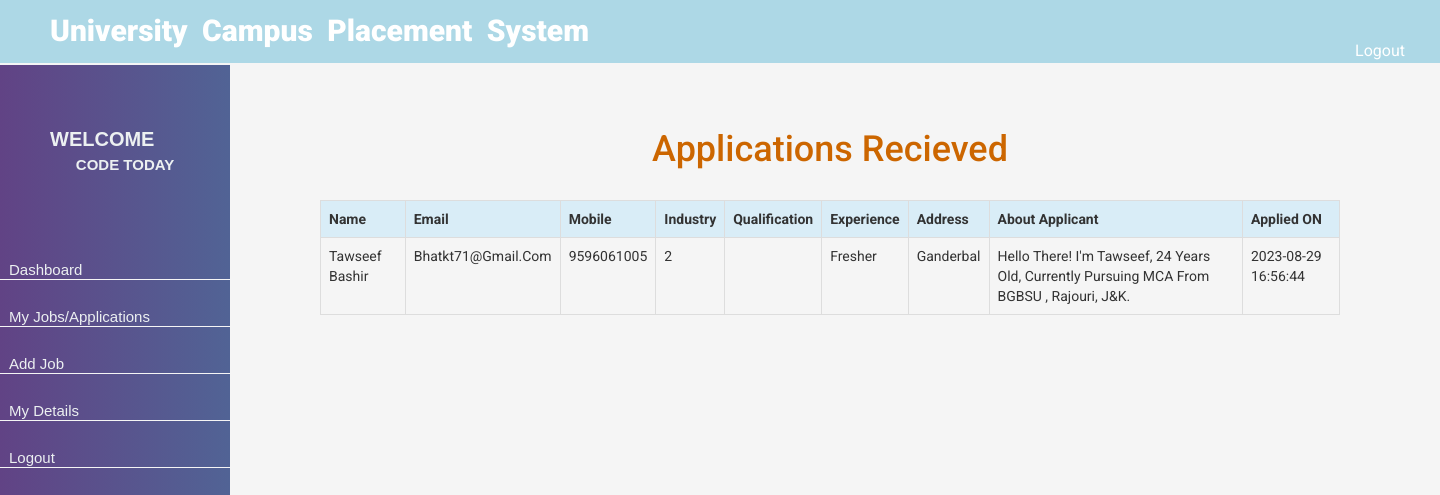
The page /company/all.php?id=13 (signed in) on the database its author committed.
### tables this page shows
CREATE TABLE `applications` (
  `id` bigint(20) NOT NULL,
  `user_id` bigint(50) DEFAULT NULL,
  `job_id` bigint(50) DEFAULT NULL,
  `applied_on` timestamp NOT NULL DEFAULT current_timestamp()
);

CREATE TABLE `users` (
  `id` bigint(20) NOT NULL,
  `name` varchar(50) DEFAULT NULL,
  `email` varchar(50) DEFAULT NULL,
  `mobile` varchar(50) DEFAULT NULL,
  `industry` bigint(20) DEFAULT NULL,
  `experience` varchar(100) NOT NULL,
  `address` varchar(200) DEFAULT NULL,
  `about` varchar(500) DEFAULT NULL,
  `password` varchar(50) DEFAULT NULL,
  `doj` timestamp NOT NULL DEFAULT current_timestamp(),
  `status` tinyint(4) NOT NULL DEFAULT 0,
  `resume` varchar(500) NOT NULL,
  `profile` varchar(500) NOT NULL,
  `notification` varchar(50) DEFAULT NULL
);

### company/all.php (the view, shortened to what this page needs)
<!DOCTYPE html>
<html>
<head>
</head>
<body>
	<?php
	  include 'menu.php';
	  include 'header.php';
	?>
	<div style="background-color: whitesmoke; width:1200px;height: 1000px;margin-left: 230px;">
     <div style=" padding:90px;">
        <div style="height: 20px;"></div>
			<h1 style="text-align: center;color:#c60">Applications Recieved</h1><br/>
			<?php
              include ('../db.php');
              $res=mysqli_query($con, "select * from  users join applications on  users.id=applications.user_id  where job_id ='".$_GET['id']."' ");
               echo "<table class='table  table-striped table-bordered' '/>";
                       echo "<tr class='info'>";
                      echo "<th>"."Name"."</th>";
                      echo "<th>"."Email"."</th>";
                      echo "<th>"."Mobile"."</th>";
                      echo "<th>"."Industry"."</th>";
                      echo "<th>"."Qualification"."</th>";
                      echo "<th>"."Experience"."</th>";
                      echo "<th>"."Address"."</th>";
                      echo "<th>"."About Applicant"."</th>";
                      echo "<th>"."Applied ON"."</th>";
                      echo "</tr>";
                      while($row=mysqli_fetch_assoc($res))
                      {
                        echo "<tr>";
                        echo "<td>". $row['name']."</td>";
                        echo "<td>". $row['email']."</td>";
                        echo "<td>". $row['mobile']."</td>";
                        echo "<td>". $row['industry']."</td>";
                        echo "<td>". $row['qualification']."</td>";
                        echo "<td>". $row['experience']."</td>";
                        echo "<td>". $row['address']."</td>";
                        echo "<td>". $row['about']."</td>";
                        echo "<td>". $row['applied_on']."</td>";
                      echo "</tr>";
                  }
           ?>
      </div>
    </div>
</body>
</html>

### company/css/menu.css (style rules this page uses)
body { margin:0; padding:0; }

### company/css/header.css (style rules this page uses)
body { margin:0; padding:0; }

### company/header.php (style rules this page uses)
body { font-family: 'Roboto', sans-serif; }

### company/all.php (style rules this page uses)
body { background-color: whitesmoke; text-transform: capitalize; }

### rows shown on the page
applications: user.name "Tawseef Bashir", user.email "Bhatkt71@gmail.com", user.mobile "9596061005", user.industry "2", user.experience "Fresher", user.address "Ganderbal", user.about "Hello There! I'm Tawseef, 24 Years Old, Currently Pursuing MCA From BGBSU , Rajouri, J&K.", applied_on "2023-08-29 16:56:44"

### other values the page prints
$_SESSION["company_name"] "CODE TODAY"
